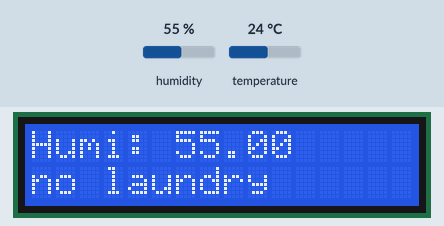
This sketch was run on a simulated Arduino Uno, built with avr-gcc and run on an emulated ATmega328P. Parts: 16×2 character LCD. Inputs (shaded band) come from the test bench; at power-on: humidity 55 %, temperature 24 °C. What the sketch prints to the serial monitor is not drawn.

Above: at 1.2 s.
1.3 s: humidity set to 51 %
At 4.0 s:
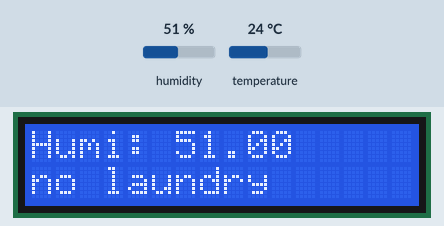
4.4 s: humidity set to 48 %
At 5.8 s:
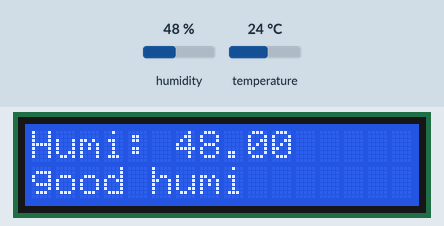
7.5 s: humidity set to 22 %
At 10.1 s:
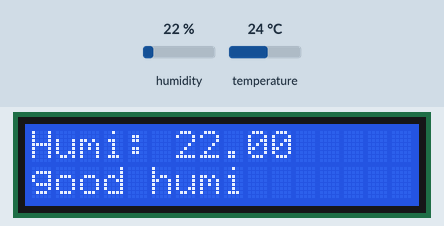
Timing chart, 0 to 11.6 s (numbered marks = the images above; inputs shaded):
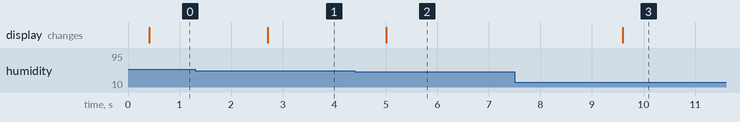

Measured:
- the behaviour switches between 50 and 49 % on humidity (found by bisection; images 1 and 2)
- after the input at 1.3 s, the display: changes after 1.4 s (image 1)
- after the input at 4.4 s, the display: changes after 0.61 s (image 2)
- after the input at 7.5 s, the display: changes after 2.1 s (image 3)

The sketch:

Arduino_project_humi_code.ino
```cpp
#include <LiquidCrystal.h>
#include <LiquidCrystal_I2C.h>
#include <Wire.h>

LiquidCrystal_I2C lcd(0x27, 16, 2);

#include <DHT.h>
#include <DHT_U.h>

#define DHTPIN 7
#define DHTTYPE DHT11

DHT dht(DHTPIN, DHTTYPE);

void setup() {
  Serial.begin(9600);
  lcd.begin(16, 2);
  dht.begin();
}

void loop() {
  float humi, temp;
  temp = dht.readTemperature();
  humi = dht.readHumidity();

  if(isnan(humi) || isnan(temp)){
    Serial.println("Failed to read from DHT sensor!!");
    return;
  }

  Serial.print("온도: ");
  Serial.print(temp);
  Serial.println("C");

  Serial.print("습도: ");
  Serial.print(humi);
  Serial.println("%");

  delay(300);

  lcd.clear();
  lcd.setCursor(0, 0);
  lcd.print("Humi: ");
  lcd.print(humi);
  lcd.setCursor(0, 1);
  if(humi < 50){
    lcd.print("good humi");
  }else{
    lcd.print("no laundry");
  }
}
```
